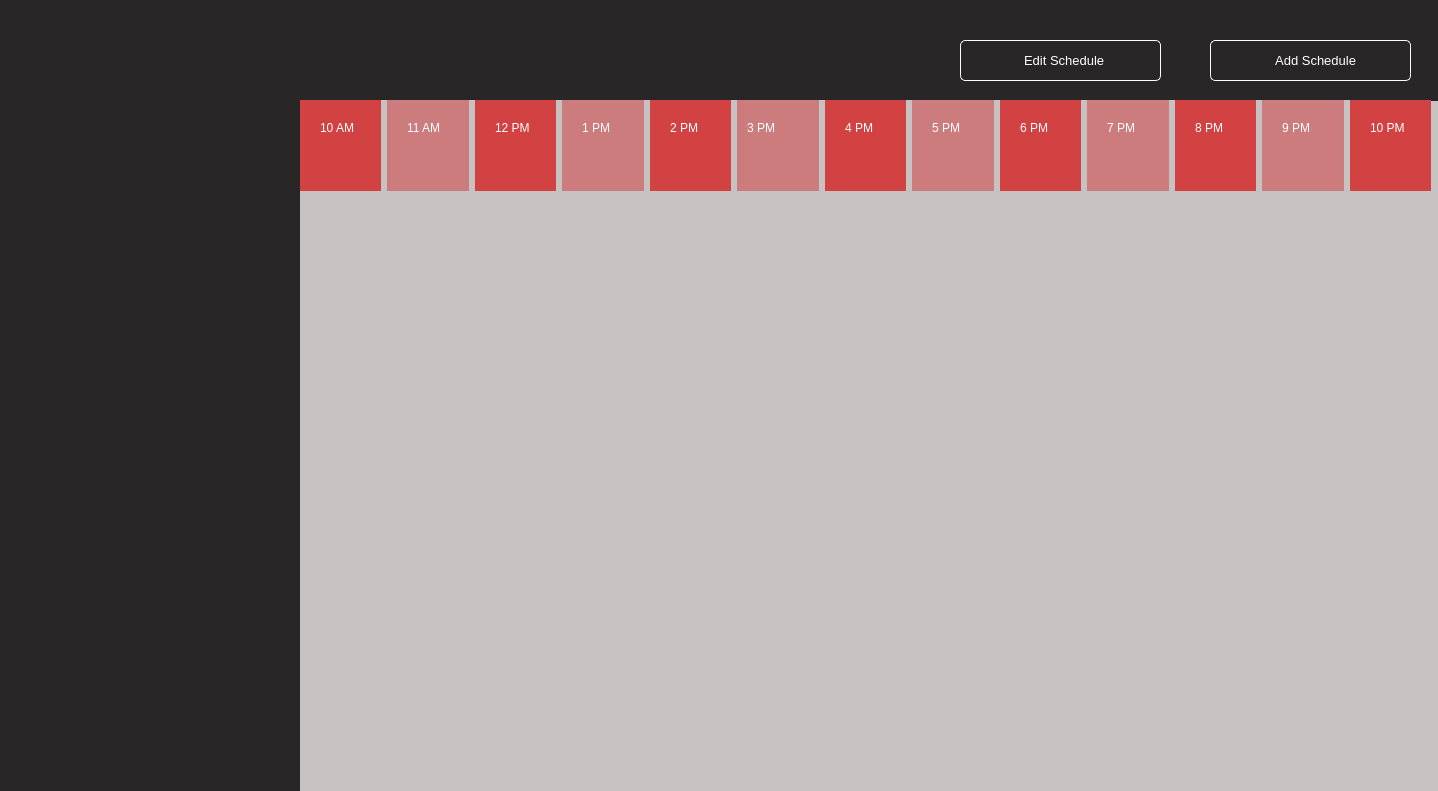
<?xml version="1.0" encoding="UTF-8"?>
<ui version="4.0">
 <class>Dialog</class>
 <widget class="QDialog" name="Dialog">
  <property name="geometry">
   <rect>
    <x>0</x>
    <y>0</y>
    <width>1438</width>
    <height>791</height>
   </rect>
  </property>
  <property name="windowTitle">
   <string>Dialog</string>
  </property>
  <widget class="QWidget" name="widget" native="true">
   <property name="geometry">
    <rect>
     <x>0</x>
     <y>0</y>
     <width>301</width>
     <height>791</height>
    </rect>
   </property>
   <property name="styleSheet">
    <string notr="true">background-color: rgb(40, 38, 38);</string>
   </property>
   <widget class="QWidget" name="widgetImg" native="true">
    <property name="geometry">
     <rect>
      <x>60</x>
      <y>10</y>
      <width>211</width>
      <height>101</height>
     </rect>
    </property>
    <widget class="QPushButton" name="img">
     <property name="geometry">
      <rect>
       <x>0</x>
       <y>10</y>
       <width>181</width>
       <height>81</height>
      </rect>
     </property>
     <property name="styleSheet">
      <string notr="true">border-radius: 1px;</string>
     </property>
     <property name="text">
      <string/>
     </property>
     <property name="icon">
      <iconset>
       <normaloff>image/Logo.png</normaloff>image/Logo.png</iconset>
     </property>
     <property name="iconSize">
      <size>
       <width>200</width>
       <height>200</height>
      </size>
     </property>
    </widget>
   </widget>
  </widget>
  <widget class="QWidget" name="widget_2" native="true">
   <property name="geometry">
    <rect>
     <x>300</x>
     <y>0</y>
     <width>1141</width>
     <height>801</height>
    </rect>
   </property>
   <property name="minimumSize">
    <size>
     <width>1141</width>
     <height>801</height>
    </size>
   </property>
   <property name="maximumSize">
    <size>
     <width>1141</width>
     <height>801</height>
    </size>
   </property>
   <property name="styleSheet">
    <string notr="true">background-color: rgb(199, 194, 194);</string>
   </property>
   <widget class="QWidget" name="widget_3" native="true">
    <property name="geometry">
     <rect>
      <x>0</x>
      <y>0</y>
      <width>1141</width>
      <height>101</height>
     </rect>
    </property>
    <property name="styleSheet">
     <string notr="true">background-color: rgb(40, 38, 38);</string>
    </property>
    <widget class="QPushButton" name="btnaddsched">
     <property name="geometry">
      <rect>
       <x>910</x>
       <y>40</y>
       <width>201</width>
       <height>41</height>
      </rect>
     </property>
     <property name="font">
      <font>
       <pointsize>10</pointsize>
      </font>
     </property>
     <property name="styleSheet">
      <string notr="true">QPushButton{
	background-color: #282626;
	color: white;
	border-radius: 5px;
	border: 1px solid white;

}

QPushButton:hover{
	background-color: #B10303
}</string>
     </property>
     <property name="text">
      <string>   Add Schedule</string>
     </property>
     <property name="icon">
      <iconset>
       <normaloff>icon/Add properties.png</normaloff>icon/Add properties.png</iconset>
     </property>
     <property name="iconSize">
      <size>
       <width>30</width>
       <height>30</height>
      </size>
     </property>
    </widget>
    <widget class="QPushButton" name="btneditsched">
     <property name="geometry">
      <rect>
       <x>660</x>
       <y>40</y>
       <width>201</width>
       <height>41</height>
      </rect>
     </property>
     <property name="font">
      <font>
       <pointsize>10</pointsize>
      </font>
     </property>
     <property name="styleSheet">
      <string notr="true">QPushButton{
	background-color: #282626;
	color: white;
	border-radius: 5px;
	border: 1px solid white;

}

QPushButton:hover{
	background-color: #B10303
}</string>
     </property>
     <property name="text">
      <string>  Edit Schedule</string>
     </property>
     <property name="icon">
      <iconset>
       <normaloff>icon/Edit Property.png</normaloff>icon/Edit Property.png</iconset>
     </property>
     <property name="iconSize">
      <size>
       <width>30</width>
       <height>30</height>
      </size>
     </property>
    </widget>
   </widget>
   <widget class="QWidget" name="widget_4" native="true">
    <property name="geometry">
     <rect>
      <x>0</x>
      <y>100</y>
      <width>1131</width>
      <height>91</height>
     </rect>
    </property>
    <layout class="QGridLayout" name="gridLayout">
     <item row="0" column="0">
      <widget class="QWidget" name="widget_5" native="true">
       <property name="styleSheet">
        <string notr="true">background-color: rgb(210, 66, 66);</string>
       </property>
       <widget class="QLabel" name="label">
        <property name="geometry">
         <rect>
          <x>20</x>
          <y>20</y>
          <width>41</width>
          <height>16</height>
         </rect>
        </property>
        <property name="styleSheet">
         <string notr="true">color: rgb(255, 255, 255);</string>
        </property>
        <property name="text">
         <string>10 AM</string>
        </property>
       </widget>
      </widget>
     </item>
     <item row="0" column="1">
      <widget class="QWidget" name="widget_6" native="true">
       <property name="styleSheet">
        <string notr="true">background-color: rgb(204, 124, 124);</string>
       </property>
       <widget class="QLabel" name="label_2">
        <property name="geometry">
         <rect>
          <x>20</x>
          <y>20</y>
          <width>41</width>
          <height>16</height>
         </rect>
        </property>
        <property name="styleSheet">
         <string notr="true">color: rgb(255, 255, 255);</string>
        </property>
        <property name="text">
         <string>11 AM</string>
        </property>
       </widget>
      </widget>
     </item>
     <item row="0" column="2">
      <widget class="QWidget" name="widget_7" native="true">
       <property name="styleSheet">
        <string notr="true">background-color: rgb(210, 66, 66);</string>
       </property>
       <widget class="QLabel" name="label_3">
        <property name="geometry">
         <rect>
          <x>20</x>
          <y>20</y>
          <width>41</width>
          <height>16</height>
         </rect>
        </property>
        <property name="styleSheet">
         <string notr="true">color: rgb(255, 255, 255);</string>
        </property>
        <property name="text">
         <string>12 PM</string>
        </property>
       </widget>
      </widget>
     </item>
     <item row="0" column="3">
      <widget class="QWidget" name="widget_8" native="true">
       <property name="styleSheet">
        <string notr="true">background-color: rgb(204, 124, 124);</string>
       </property>
       <widget class="QLabel" name="label_4">
        <property name="geometry">
         <rect>
          <x>20</x>
          <y>20</y>
          <width>41</width>
          <height>16</height>
         </rect>
        </property>
        <property name="styleSheet">
         <string notr="true">color: rgb(255, 255, 255);</string>
        </property>
        <property name="text">
         <string>1 PM</string>
        </property>
       </widget>
      </widget>
     </item>
     <item row="0" column="4">
      <widget class="QWidget" name="widget_9" native="true">
       <property name="styleSheet">
        <string notr="true">background-color: rgb(210, 66, 66);
</string>
       </property>
       <widget class="QLabel" name="label_5">
        <property name="geometry">
         <rect>
          <x>20</x>
          <y>20</y>
          <width>41</width>
          <height>16</height>
         </rect>
        </property>
        <property name="styleSheet">
         <string notr="true">color: rgb(255, 255, 255);</string>
        </property>
        <property name="text">
         <string>2 PM</string>
        </property>
       </widget>
      </widget>
     </item>
     <item row="0" column="5">
      <widget class="QWidget" name="widget_10" native="true">
       <property name="styleSheet">
        <string notr="true">background-color: rgb(204, 124, 124);</string>
       </property>
       <widget class="QLabel" name="label_6">
        <property name="geometry">
         <rect>
          <x>10</x>
          <y>20</y>
          <width>41</width>
          <height>16</height>
         </rect>
        </property>
        <property name="styleSheet">
         <string notr="true">color: rgb(255, 255, 255);</string>
        </property>
        <property name="text">
         <string>3 PM</string>
        </property>
       </widget>
      </widget>
     </item>
     <item row="0" column="6">
      <widget class="QWidget" name="widget_11" native="true">
       <property name="styleSheet">
        <string notr="true">background-color: rgb(210, 66, 66);</string>
       </property>
       <widget class="QLabel" name="label_7">
        <property name="geometry">
         <rect>
          <x>20</x>
          <y>20</y>
          <width>41</width>
          <height>16</height>
         </rect>
        </property>
        <property name="styleSheet">
         <string notr="true">color: rgb(255, 255, 255);</string>
        </property>
        <property name="text">
         <string>4 PM</string>
        </property>
       </widget>
      </widget>
     </item>
     <item row="0" column="7">
      <widget class="QWidget" name="widget_12" native="true">
       <property name="styleSheet">
        <string notr="true">background-color: rgb(204, 124, 124);</string>
       </property>
       <widget class="QLabel" name="label_8">
        <property name="geometry">
         <rect>
          <x>20</x>
          <y>20</y>
          <width>41</width>
          <height>16</height>
         </rect>
        </property>
        <property name="styleSheet">
         <string notr="true">color: rgb(255, 255, 255);</string>
        </property>
        <property name="text">
         <string>5 PM</string>
        </property>
       </widget>
      </widget>
     </item>
     <item row="0" column="8">
      <widget class="QWidget" name="widget_13" native="true">
       <property name="styleSheet">
        <string notr="true">background-color: rgb(210, 66, 66);</string>
       </property>
       <widget class="QLabel" name="label_9">
        <property name="geometry">
         <rect>
          <x>20</x>
          <y>20</y>
          <width>41</width>
          <height>16</height>
         </rect>
        </property>
        <property name="styleSheet">
         <string notr="true">color: rgb(255, 255, 255);</string>
        </property>
        <property name="text">
         <string>6 PM</string>
        </property>
       </widget>
      </widget>
     </item>
     <item row="0" column="9">
      <widget class="QWidget" name="widget_14" native="true">
       <property name="styleSheet">
        <string notr="true">background-color: rgb(204, 124, 124);</string>
       </property>
       <widget class="QLabel" name="label_10">
        <property name="geometry">
         <rect>
          <x>20</x>
          <y>20</y>
          <width>41</width>
          <height>16</height>
         </rect>
        </property>
        <property name="styleSheet">
         <string notr="true">color: rgb(255, 255, 255);</string>
        </property>
        <property name="text">
         <string>7 PM</string>
        </property>
       </widget>
      </widget>
     </item>
     <item row="0" column="10">
      <widget class="QWidget" name="widget_15" native="true">
       <property name="styleSheet">
        <string notr="true">background-color: rgb(210, 66, 66);</string>
       </property>
       <widget class="QLabel" name="label_11">
        <property name="geometry">
         <rect>
          <x>20</x>
          <y>20</y>
          <width>41</width>
          <height>16</height>
         </rect>
        </property>
        <property name="styleSheet">
         <string notr="true">color: rgb(255, 255, 255);</string>
        </property>
        <property name="text">
         <string>8 PM</string>
        </property>
       </widget>
      </widget>
     </item>
     <item row="0" column="11">
      <widget class="QWidget" name="widget_16" native="true">
       <property name="styleSheet">
        <string notr="true">background-color: rgb(204, 124, 124);</string>
       </property>
       <widget class="QLabel" name="label_12">
        <property name="geometry">
         <rect>
          <x>20</x>
          <y>20</y>
          <width>41</width>
          <height>16</height>
         </rect>
        </property>
        <property name="styleSheet">
         <string notr="true">color: rgb(255, 255, 255);</string>
        </property>
        <property name="text">
         <string>9 PM</string>
        </property>
       </widget>
      </widget>
     </item>
     <item row="0" column="12">
      <widget class="QWidget" name="widget_17" native="true">
       <property name="styleSheet">
        <string notr="true">background-color: rgb(210, 66, 66);</string>
       </property>
       <widget class="QLabel" name="label_13">
        <property name="geometry">
         <rect>
          <x>20</x>
          <y>20</y>
          <width>41</width>
          <height>16</height>
         </rect>
        </property>
        <property name="styleSheet">
         <string notr="true">color: rgb(255, 255, 255);</string>
        </property>
        <property name="text">
         <string>10 PM</string>
        </property>
       </widget>
      </widget>
     </item>
    </layout>
   </widget>
  </widget>
 </widget>
 <resources/>
 <connections/>
</ui>
